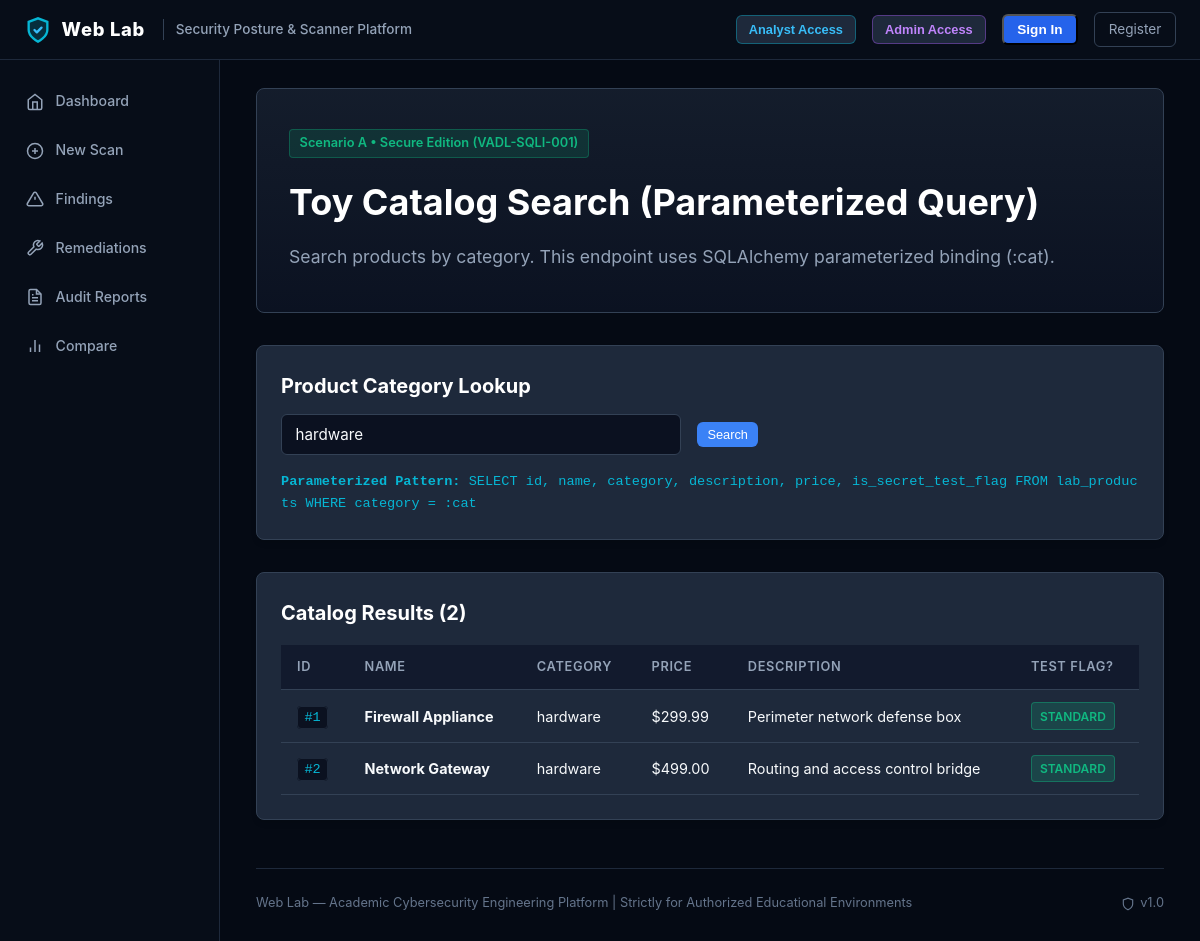
/lab/secure/sqli, run on the app's committed database.
### app/models/lab.py (models this page shows, shortened)
class LabProduct(db.Model):
    __tablename__ = "lab_products"
    id = db.Column(db.Integer, primary_key=True)
    name = db.Column(db.String(100), nullable=False)
    category = db.Column(db.String(50), nullable=False, index=True)
    description = db.Column(db.Text, nullable=False)
    price = db.Column(db.Float, nullable=False, default=0.0)
    is_secret_test_flag = db.Column(db.Boolean, nullable=False, default=False)

### app/routes/lab_secure.py (the view)
@lab_secure_bp.route("/sqli", methods=["GET", "POST"])
def sqli_demo():
    category = request.args.get("category") or request.form.get("category") or "hardware"
    products = []
    executed_query = (
        "SELECT id, name, category, description, price, is_secret_test_flag "
        "FROM lab_products WHERE category = :cat"
    )
    if category:
        cursor = db.session.execute(
            text(executed_query),
            {"cat": category},
        )
        products = cursor.mappings().all()
    return render_template(
        "lab/secure/sqli.html",
        products=products,
        executed_query=executed_query,
        category=category,
    )

### app/security/auth.py (called while the page is built, shortened)
def get_current_user() -> User | None:
    if hasattr(g, "current_user"):
        return g.current_user
    user_id = session.get("user_id")
    if not user_id:
        g.current_user = None
        return None

### app/security/csrf.py (called while the page is built, shortened)
def generate_csrf_token() -> str:
    if "_csrf_token" not in session:
        session["_csrf_token"] = secrets.token_hex(32)
    return session["_csrf_token"]

def init_csrf(app: Flask) -> None:
    @app.context_processor
    def inject_csrf_token():
        return {"csrf_token": generate_csrf_token}
    @app.before_request
    def verify_csrf():
        if request.method in SAFE_METHODS:
            return

### app/templates/lab/secure/sqli.html (shortened to what this page needs)
{% extends "base.html" %}
{% block content %}
<div class="hero">
  <span class="badge-phase">
    Scenario A &bull; Secure Edition (VADL-SQLI-001)
  </span>
  <h1>Toy Catalog Search (Parameterized Query)</h1>
  <p>Search products by category. This endpoint uses SQLAlchemy parameterized binding (:cat).</p>
</div>
<div class="card" style="margin-bottom: 2rem;">
  <h2>Product Category Lookup</h2>
  <form method="GET" action="{{ url_for('lab_secure.sqli_demo') }}" class="inline-form" style="gap: 1rem; width: 100%;">
    <input
      type="text"
      name="category"
      value="{{ category or '' }}"
      placeholder="e.g. hardware or ' OR '1'='1"
      class="form-control"
      style="max-width: 400px;"
    >
    <button type="submit" class="btn btn-sm">Search</button>
  </form>
  {% if executed_query %}
    <div style="margin-top: 1rem; font-family: var(--font-mono); font-size: 0.85rem; color: var(--accent-cyan); word-break: break-all;">
      <strong>Parameterized Pattern:</strong> {{ executed_query }}
    </div>
  {% endif %}
</div>
<div class="card">
  <h2>Catalog Results ({{ products | length }})</h2>
  <div class="table-responsive">
    <table class="table">
      <thead>
        <tr>
          <th>ID</th>
          <th>Name</th>
          <th>Category</th>
          <th>Price</th>
          <th>Description</th>
          <th>Test Flag?</th>
        </tr>
      </thead>
      <tbody>
        {% for p in products %}
          <tr>
            <td><span class="code-pill">#{{ p.id }}</span></td>
            <td><strong>{{ p.name }}</strong></td>
            <td>{{ p.category }}</td>
            <td>${{ "%.2f" | format(p.price) }}</td>
            <td>{{ p.description }}</td>
            <td>
              {% if p.is_secret_test_flag %}
                <span class="badge badge-admin">CONFIDENTIAL TEST FLAG</span>
              {% else %}
                <span class="badge badge-active">Standard</span>
              {% endif %}
            </td>
          </tr>
        {% else %}
          <tr>
            <td colspan="6" style="text-align: center; color: var(--text-secondary);">No products found matching category.</td>
          </tr>
        {% endfor %}
      </tbody>
    </table>
  </div>
</div>
{% endblock %}

### app/static/css/app.css (style rules this page uses)
:root { --bg-primary: #0f172a; --bg-secondary: #1e293b; --bg-card: #1e293b; --border-color: #334155; --text-primary: #f8fafc; --text-secondary: #94a3b8; --accent-cyan: #06b6d4; --accent-blue: #3b82f6; --accent-green: #10b981; --accent-amber: #f59e0b; --accent-red: #ef4444; --accent-purple: #8b5cf6; --font-family: -apple-system, BlinkMacSystemFont, "Segoe UI", Roboto, "Helvetica Neue", Arial, sans-serif; --font-mono: ui-monospace, SFMono-Regular, Menlo, Monaco, Consolas, "Liberation Mono", "Courier New", monospace; }
* { box-sizing: border-box; margin: 0; padding: 0; }
body { background-color: var(--bg-primary); color: var(--text-primary); font-family: var(--font-family); line-height: 1.6; min-height: 100vh; display: flex; flex-direction: column; }
.hero { background: linear-gradient(180deg, rgba(30, 41, 59, 0.6) 0%, rgba(15, 23, 42, 0.6) 100%); border: 1px solid var(--border-color); border-radius: 8px; padding: 2.5rem 2rem; margin-bottom: 2rem; text-align: left; }
.hero h1 { font-size: 2.25rem; margin-bottom: 0.75rem; color: #ffffff; }
.hero p { color: var(--text-secondary); font-size: 1.1rem; max-width: 800px; }
.badge-phase { display: inline-block; background-color: rgba(16, 185, 129, 0.15); color: var(--accent-green); border: 1px solid rgba(16, 185, 129, 0.3); padding: 0.2rem 0.6rem; border-radius: 4px; font-size: 0.8rem; font-weight: 600; margin-bottom: 1rem; }
.card { background-color: var(--bg-card); border: 1px solid var(--border-color); border-radius: 8px; padding: 1.5rem; box-shadow: 0 4px 6px -1px rgba(0, 0, 0, 0.1); }
.card h2, .card h3 { font-size: 1.25rem; margin-bottom: 0.75rem; color: #ffffff; display: flex; align-items: center; justify-content: space-between; }
.code-pill { background-color: #0b1120; color: var(--accent-cyan); font-family: var(--font-mono); font-size: 0.85rem; padding: 0.2rem 0.4rem; border-radius: 4px; border: 1px solid #1e293b; }
.form-control { width: 100%; padding: 0.65rem 0.85rem; background-color: #0b1120; border: 1px solid var(--border-color); border-radius: 6px; color: var(--text-primary); font-family: inherit; font-size: 0.95rem; transition: border-color 0.2s; }
.btn { display: inline-block; background-color: var(--accent-blue); color: #ffffff; padding: 0.6rem 1.25rem; border-radius: 6px; border: none; cursor: pointer; text-decoration: none; font-size: 0.95rem; font-weight: 500; transition: background-color 0.2s; }
.btn-sm { padding: 0.3rem 0.65rem; font-size: 0.8rem; }
.badge { display: inline-block; padding: 0.2rem 0.5rem; border-radius: 4px; font-size: 0.75rem; font-weight: 600; text-transform: uppercase; }
.badge-active { background-color: rgba(16, 185, 129, 0.2); color: var(--accent-green); border: 1px solid rgba(16, 185, 129, 0.4); }
.table-responsive { overflow-x: auto; margin-top: 1rem; }
.table { width: 100%; border-collapse: collapse; text-align: left; }
.table th, .table td { padding: 0.75rem 1rem; border-bottom: 1px solid var(--border-color); font-size: 0.9rem; }
.table th { background-color: rgba(15, 23, 42, 0.8); color: var(--text-secondary); font-weight: 600; text-transform: uppercase; font-size: 0.8rem; letter-spacing: 0.05em; }
.inline-form { display: inline-flex; gap: 0.5rem; align-items: center; }
.app-body { background-color: #030712; color: #f8fafc; min-height: 100vh; margin: 0; display: flex; flex-direction: column; }

### data on the page
LabProduct: name "Firewall Appliance", category "hardware", price "299.99", description "Perimeter network defense box"
LabProduct: name "Network Gateway", category "hardware", price "499.00", description "Routing and access control bridge"

### other printed values
{{ executed_query }} "SELECT id, name, category, description, price, is_secret_test_flag FROM lab_products WHERE category = :cat"
{{ products | length }} "2"
{{ p.id }} "1" "2"
